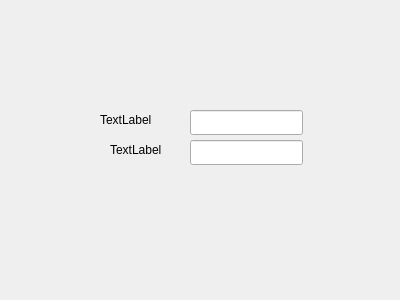
<?xml version="1.0" encoding="UTF-8"?>
<ui version="4.0">
 <class>test_login</class>
 <widget class="QWidget" name="test_login">
  <property name="geometry">
   <rect>
    <x>0</x>
    <y>0</y>
    <width>400</width>
    <height>300</height>
   </rect>
  </property>
  <property name="windowTitle">
   <string>Form</string>
  </property>
  <widget class="QLabel" name="label">
   <property name="geometry">
    <rect>
     <x>100</x>
     <y>110</y>
     <width>69</width>
     <height>19</height>
    </rect>
   </property>
   <property name="text">
    <string>TextLabel</string>
   </property>
  </widget>
  <widget class="QLabel" name="label_2">
   <property name="geometry">
    <rect>
     <x>110</x>
     <y>140</y>
     <width>69</width>
     <height>19</height>
    </rect>
   </property>
   <property name="text">
    <string>TextLabel</string>
   </property>
  </widget>
  <widget class="QLineEdit" name="lineEdit">
   <property name="geometry">
    <rect>
     <x>190</x>
     <y>110</y>
     <width>113</width>
     <height>25</height>
    </rect>
   </property>
  </widget>
  <widget class="QLineEdit" name="lineEdit_2">
   <property name="geometry">
    <rect>
     <x>190</x>
     <y>140</y>
     <width>113</width>
     <height>25</height>
    </rect>
   </property>
  </widget>
 </widget>
 <resources/>
 <connections/>
</ui>
